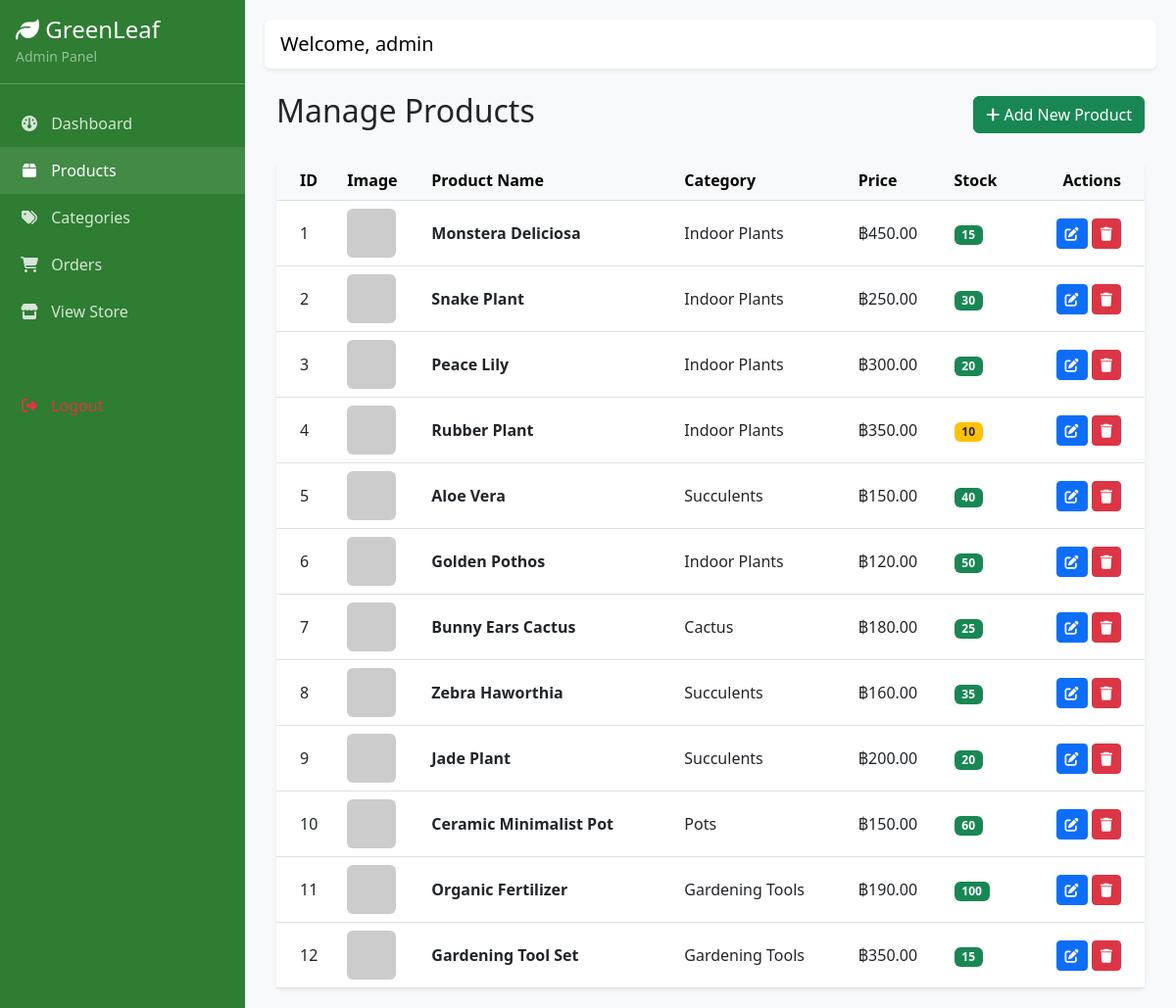
/admin/products.php (signed in), run on the app's committed database.
### tables this page shows
CREATE TABLE `products` (
  `id` int(11) NOT NULL AUTO_INCREMENT,
  `category_id` int(11) NOT NULL,
  `name` varchar(255) NOT NULL,
  `description` text DEFAULT NULL,
  `care_instruction` text DEFAULT NULL,
  `light_requirement` varchar(100) DEFAULT NULL,
  `water_requirement` varchar(100) DEFAULT NULL,
  `price` decimal(10,2) NOT NULL,
  `stock` int(11) NOT NULL DEFAULT 0,
  `image` varchar(255) DEFAULT NULL,
  `created_at` timestamp DEFAULT current_timestamp(),
  PRIMARY KEY (`id`),
  KEY `category_id` (`category_id`),
  CONSTRAINT `products_ibfk_1` FOREIGN KEY (`category_id`) REFERENCES `categories` (`id`) ON DELETE CASCADE
);

CREATE TABLE `categories` (
  `id` int(11) NOT NULL AUTO_INCREMENT,
  `name` varchar(100) NOT NULL,
  `image` varchar(255) DEFAULT NULL,
  `created_at` timestamp DEFAULT current_timestamp(),
  PRIMARY KEY (`id`)
);

### admin/products.php (the view, shortened to what this page needs)
<?php
require_once '../includes/admin_header.php';
$stmt = $conn->query("SELECT p.*, c.name as category_name FROM products p LEFT JOIN categories c ON p.category_id = c.id ORDER BY p.created_at DESC");
$products = $stmt->fetchAll();
?>
<div class="container-fluid">
    <div class="d-flex justify-content-between align-items-center mb-4">
        <h2>Manage Products</h2>
        <a href="add_product.php" class="btn btn-success"><i class="fa-solid fa-plus"></i> Add New Product</a>
    </div>
    <div class="card border-0 shadow-sm">
        <div class="card-body p-0">
            <div class="table-responsive">
                <table class="table table-hover align-middle mb-0">
                    <thead class="table-light">
                        <tr>
                            <th class="ps-4">ID</th>
                            <th>Image</th>
                            <th>Product Name</th>
                            <th>Category</th>
                            <th>Price</th>
                            <th>Stock</th>
                            <th class="pe-4 text-end">Actions</th>
                        </tr>
                    </thead>
                    <tbody>
                        <?php foreach($products as $product): ?>
                        <tr>
                            <td class="ps-4"><?= $product['id'] ?></td>
                            <td>
                                <img src="<?= $product['image'] ? (file_exists('../uploads/products/'.$product['image']) ? '../uploads/products/'.$product['image'] : 'https://placehold.co/50x50/F7F9F4/2E7D32?text=Img') : 'https://placehold.co/50x50/F7F9F4/2E7D32?text=No' ?>" class="rounded" style="width: 50px; height: 50px; object-fit: cover;">
                            </td>
                            <td class="fw-bold"><?= htmlspecialchars($product['name']) ?></td>
                            <td><?= htmlspecialchars($product['category_name']) ?></td>
                            <td>฿<?= number_format($product['price'], 2) ?></td>
                            <td>
                                <?php if($product['stock'] > 10): ?>
                                    <span class="badge bg-success"><?= $product['stock'] ?></span>
                                <?php elseif($product['stock'] > 0): ?>
                                    <span class="badge bg-warning text-dark"><?= $product['stock'] ?></span>
                                <?php else: ?>
                                    <span class="badge bg-danger">Out of Stock</span>
                                <?php endif; ?>
                            </td>
                            <td class="pe-4 text-end">
                                <a href="edit_product.php?id=<?= $product['id'] ?>" class="btn btn-sm btn-primary"><i class="fa-solid fa-edit"></i></a>
                                <a href="products.php?delete=<?= $product['id'] ?>" class="btn btn-sm btn-danger" onclick="return confirm('Are you sure you want to delete this product?');"><i class="fa-solid fa-trash"></i></a>
                            </td>
                        </tr>
                        <?php endforeach; ?>
                    </tbody>
                </table>
            </div>
        </div>
    </div>
</div>
<?php require_once '../includes/admin_footer.php'; ?>

### includes/admin_header.php (style rules this page uses)
body { background-color: #f8f9fa; }

### data on the page
products: id "1", name "Monstera Deliciosa", category.name "Indoor Plants", price "450.00", stock "15"
products: id "2", name "Snake Plant", category.name "Indoor Plants", price "250.00", stock "30"
products: id "3", name "Peace Lily", category.name "Indoor Plants", price "300.00", stock "20"
products: id "4", name "Rubber Plant", category.name "Indoor Plants", price "350.00", stock "10"
products: id "5", name "Aloe Vera", category.name "Succulents", price "150.00", stock "40"
products: id "6", name "Golden Pothos", category.name "Indoor Plants", price "120.00", stock "50"
products: id "7", name "Bunny Ears Cactus", category.name "Cactus", price "180.00", stock "25"
products: id "8", name "Zebra Haworthia", category.name "Succulents", price "160.00", stock "35"
products: id "9", name "Jade Plant", category.name "Succulents", price "200.00", stock "20"
products: id "10", name "Ceramic Minimalist Pot", category.name "Pots", price "150.00", stock "60"
products: id "11", name "Organic Fertilizer", category.name "Gardening Tools", price "190.00", stock "100"
products: id "12", name "Gardening Tool Set", category.name "Gardening Tools", price "350.00", stock "15"

### other printed values
$_SESSION['username'] "admin"
